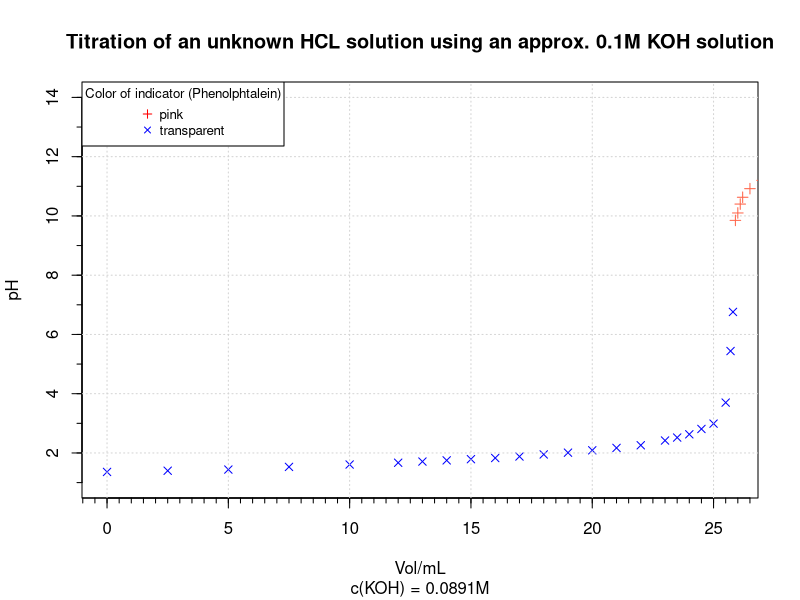

This figure's R source:
rm(list=ls()) 
library(data.table)
#File format is:
# Volume;pH;Colour
# vol0;ph0;color0;
#
#Where vol0 is in ml and colour is p for pink and t for transparent

#You can create the file in excel and exporting it as csv (maybe you need to specify the delimiter ";")

#The file needs to be in the Folder Data and needs to be called 2.4.2.csv
data = read.csv("Data/2.4.2.2.csv",sep=";")
data = transpose(data)
colnames(data) = c('Volume','pH')

#first value that is different
change_vol = 25.9
#data before
data_p =data[data$Volume<change_vol,]
#data after
data_a =data[data$Volume>=change_vol,]

xp = data_p$Volume 
yp = data_p$pH
plot(xp,yp,xlab='Vol/mL', ylab = 'pH', pch=4, ylim = c(1,14),col = 'blue', main = "Titration of an unknown HCL solution using an approx. 0.1M KOH solution", sub = "c(KOH) = 0.0891M")


library(Hmisc)
minor.tick(nx=10, ny=2, tick.ratio=.5)
grid()

xa = data_a$Volume
ya = data_a$pH
points(xa,ya,pch=3, col = 'tomato')

legend("topleft", legend=c("pink", "transparent"), title = "Color of indicator (Phenolphtalein)",
       col=c("red", "blue"), pch=3:4, cex=0.8)

# drm(ya ~ xa, data = data, fct = L.3(), type = "continuous")
# library(drc)
# lines(drm)
